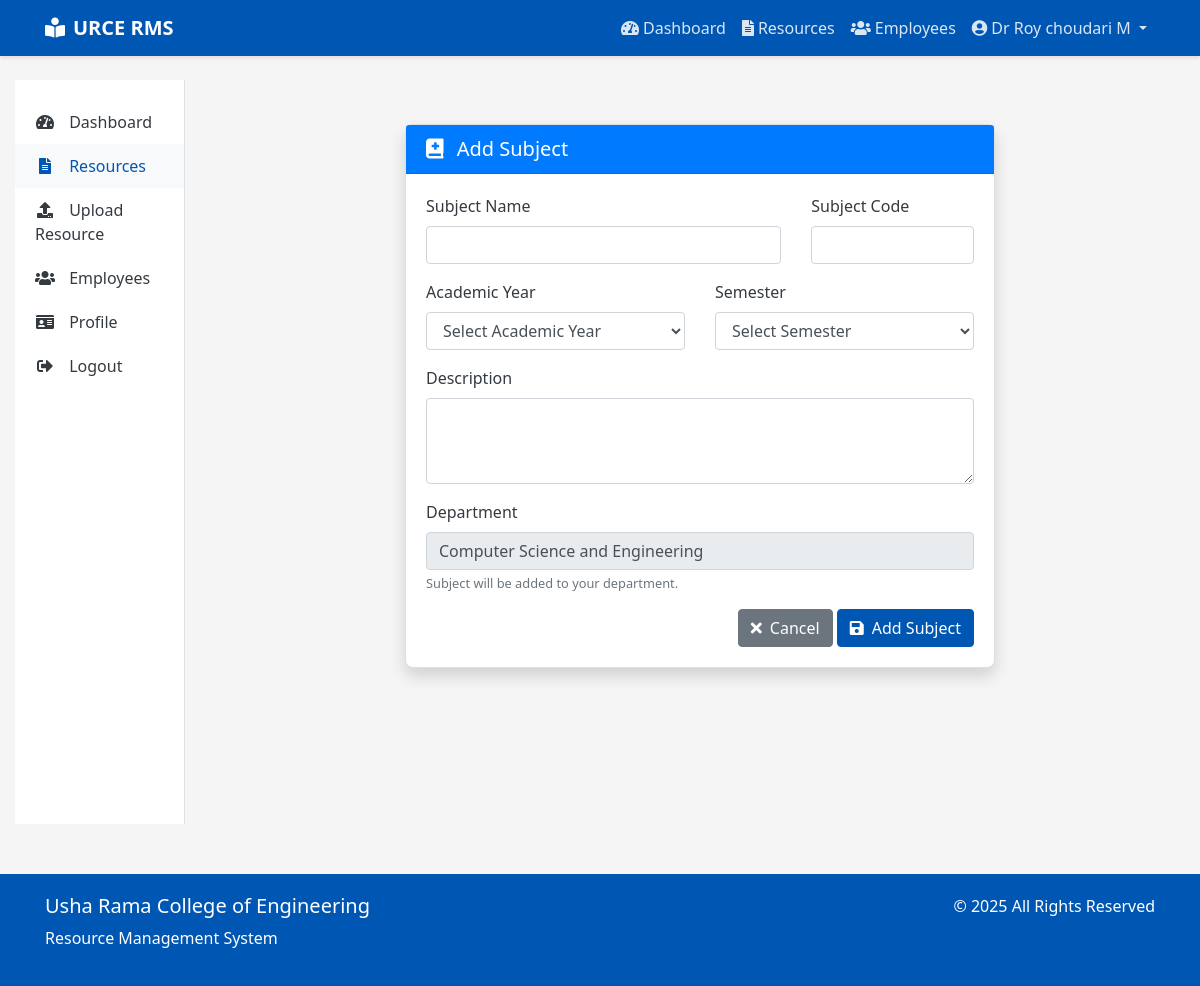
The app's page /resources/subjects/add/ (signed in) with its own data.
### accounts/models.py (models this page shows, shortened)
class User(AbstractUser):
    ROLE_CHOICES = (
        ('STUDENT', 'Student'),
        ('FACULTY', 'Faculty'),
        ('HOD', 'Head of Department'),
        ('PRINCIPAL', 'Principal'),
        ('NON_TEACHING', 'Non-Teaching Staff'),
    )
    username = None
    email = models.EmailField(_('email address'), unique=True)
    id_number = models.CharField(max_length=20, unique=True)
    phone_number = models.CharField(max_length=15, blank=True, null=True)
    department = models.ForeignKey(Department, on_delete=models.SET_NULL, null=True, blank=True)
    role = models.CharField(max_length=20, choices=ROLE_CHOICES, default='STUDENT')
    profile_picture = models.ImageField(upload_to='profile_pics/', blank=True, null=True)
    USERNAME_FIELD = 'email'
    REQUIRED_FIELDS = []
    objects = UserManager()
    @property
    def is_faculty(self):
        return self.role == 'FACULTY'
    @property
    def is_hod(self):
        return self.role == 'HOD'
    @property
    def is_principal(self):
        return self.role == 'PRINCIPAL'

class Department(models.Model):
    name = models.CharField(max_length=100)
    code = models.CharField(max_length=10, unique=True)
    created_at = models.DateTimeField(auto_now_add=True)
    updated_at = models.DateTimeField(auto_now=True)
    def __str__(self):
        return self.name

### resources/views.py (the view, shortened to what this page needs)
# urls.py: path('subjects/add/', views.add_subject, name='add_subject'),
@login_required
def add_subject(request):
    if not request.user.is_hod:
        messages.error(request, "You don't have permission to add subjects.")
        return redirect('dashboard')
    context = {
        'title': 'Add Subject',
        'academic_years': AcademicYear.objects.filter(is_active=True),
        'semesters': Semester.objects.filter(is_active=True)
    }
    return render(request, 'resources/add_subject.html', context)

### templates/resources/add_subject.html (shortened to what this page needs)
{% extends 'base.html' %}
{% load static %}
{% load crispy_forms_tags %}
{% block content %}
<div class="container py-4">
    <div class="row justify-content-center">
        <div class="col-md-8">
            <div class="card shadow">
                <div class="card-header bg-primary text-white">
                    <h5 class="mb-0">
                        <i class="fas fa-book-medical mr-2"></i>
                        Add Subject
                    </h5>
                </div>
                <div class="card-body">
                    <form method="post">
                        <div class="row">
                            <div class="col-md-8 mb-3">
                                <label for="name">Subject Name</label>
                                <input type="text" class="form-control" id="name" name="name" required>
                            </div>
                            <div class="col-md-4 mb-3">
                                <label for="code">Subject Code</label>
                                <input type="text" class="form-control" id="code" name="code" required>
                            </div>
                        </div>
                        <div class="row">
                            <div class="col-md-6 mb-3">
                                <label for="academic_year">Academic Year</label>
                                <select class="form-control" id="academic_year" name="academic_year" required>
                                    <option value="">Select Academic Year</option>
                                </select>
                            </div>
                            <div class="col-md-6 mb-3">
                                <label for="semester">Semester</label>
                                <select class="form-control" id="semester" name="semester" required>
                                    <option value="">Select Semester</option>
                                </select>
                            </div>
                        </div>
                        <div class="mb-3">
                            <label for="description">Description</label>
                            <textarea class="form-control" id="description" name="description" rows="3"></textarea>
                        </div>
                        <div class="mb-3">
                            <label>Department</label>
                            <input type="text" class="form-control" value="{{ request.user.department.name }}" readonly>
                            <small class="form-text text-muted">Subject will be added to your department.</small>
                        </div>
                        <div class="text-right">
                            <a href="{% url 'dashboard' %}" class="btn btn-secondary">
                                <i class="fas fa-times mr-2"></i>Cancel
                            </a>
                            <button type="submit" class="btn btn-primary">
                                <i class="fas fa-save mr-2"></i>Add Subject
                            </button>
                        </div>
                    </form>
                </div>
            </div>
        </div>
    </div>
</div>
{% endblock %}

### templates/base.html (shortened to what this page needs)
<!DOCTYPE html>
<html lang="en">
<head>
    <link rel="stylesheet" href="https://cdn.jsdelivr.net/npm/bootstrap@4.6.0/dist/css/bootstrap.min.css">
    <link rel="stylesheet" href="https://cdnjs.cloudflare.com/ajax/libs/font-awesome/5.15.3/css/all.min.css">
</head>
<body>
    <nav class="navbar navbar-expand-lg navbar-dark">
        <div class="container">
            <a class="navbar-brand" href="{% url 'home' %}">
                <i class="fas fa-book-reader mr-2"></i>URCE RMS
            </a>
            <div class="collapse navbar-collapse" id="navbarNav">
                <ul class="navbar-nav ml-auto">
                    {% if user.is_authenticated %}
                        <li class="nav-item">
                            <a class="nav-link" href="{% url 'dashboard' %}">
                                <i class="fas fa-tachometer-alt mr-1"></i>Dashboard
                            </a>
                        </li>
                        <li class="nav-item">
                            <a class="nav-link" href="{% url 'resource_list' %}">
                                <i class="fas fa-file-alt mr-1"></i>Resources
                            </a>
                        </li>
                        {% if user.is_principal or user.is_hod %}
                        <li class="nav-item">
                            <a class="nav-link" href="{% url 'employee_list' %}">
                                <i class="fas fa-users mr-1"></i>Employees
                            </a>
                        </li>
                        {% endif %}
                        <li class="nav-item dropdown">
                            <a class="nav-link dropdown-toggle" href="#" id="userDropdown" role="button" data-toggle="dropdown" aria-haspopup="true" aria-expanded="false">
                                <i class="fas fa-user-circle mr-1"></i>{{ user.get_full_name|default:user.email }}
                            </a>
                        </li>
                    {% endif %}
                </ul>
            </div>
        </div>
    </nav>
    <div class="container-fluid mt-4">
        <div class="row">
            {% if user.is_authenticated and not hide_sidebar %}
                <div class="col-md-3 col-lg-2 d-none d-md-block">
                    <div class="sidebar">
                        <a href="{% url 'dashboard' %}" class="sidebar-link {% if request.path == '/dashboard/' %}active{% endif %}">
                            <i class="fas fa-tachometer-alt"></i> Dashboard
                        </a>
                        <a href="{% url 'resource_list' %}" class="sidebar-link {% if '/resources/' in request.path %}active{% endif %}">
                            <i class="fas fa-file-alt"></i> Resources
                        </a>
                        {% if user.is_faculty or user.is_hod or user.is_principal %}
                        <a href="{% url 'upload_resource' %}" class="sidebar-link {% if request.path == '/resources/upload/' %}active{% endif %}">
                            <i class="fas fa-upload"></i> Upload Resource
                        </a>
                        {% endif %}
                        {% if user.is_principal or user.is_hod %}
                        <a href="{% url 'employee_list' %}" class="sidebar-link {% if '/accounts/employees/' in request.path %}active{% endif %}">
                            <i class="fas fa-users"></i> Employees
                        </a>
                        {% endif %}
                        <a href="{% url 'profile' %}" class="sidebar-link {% if request.path == '/accounts/profile/' %}active{% endif %}">
                            <i class="fas fa-id-card"></i> Profile
                        </a>
                        <a href="{% url 'logout' %}" class="sidebar-link">
                            <i class="fas fa-sign-out-alt"></i> Logout
                        </a>
                    </div>
                </div>
                <div class="col-md-9 col-lg-10">
            {% else %}
                <div class="col-12">
            {% endif %}
                <div class="content">
                    {% block content %}{% endblock %}
                </div>
            </div>
        </div>
    </div>
    <footer class="footer">
        <div class="container">
            <div class="row">
                <div class="col-md-6">
                    <h5>Usha Rama College of Engineering</h5>
                    <p>Resource Management System</p>
                </div>
                <div class="col-md-6 text-md-right">
                    <p>&copy; {% now "Y" %} All Rights Reserved</p>
                </div>
            </div>
        </div>
    </footer>
</body>
</html>

### templates/base.html (style rules this page uses)
:root { --primary-color: #0056b3; --secondary-color: #28a745; --accent-color: #ffc107; --text-color: #343a40; --light-bg: #f8f9fa; }
body { font-family: 'Segoe UI', Tahoma, Geneva, Verdana, sans-serif; color: var(--text-color); background-color: #f5f5f5; }
.navbar { background-color: var(--primary-color); box-shadow: 0 2px 4px rgba(0, 0, 0, 0.1); }
.navbar-brand { font-weight: bold; color: white !important; }
.nav-link { color: rgba(255, 255, 255, 0.85) !important; transition: color 0.3s; }
.btn-primary { background-color: var(--primary-color); border-color: var(--primary-color); }
.card { border-radius: 8px; box-shadow: 0 4px 6px rgba(0, 0, 0, 0.1); transition: transform 0.3s, box-shadow 0.3s; }
.footer { background-color: var(--primary-color); color: white; padding: 20px 0; margin-top: 50px; }
.sidebar { background-color: white; border-right: 1px solid #dee2e6; height: 100%; min-height: calc(100vh - 56px); padding: 20px 0; }
.sidebar-link { display: block; padding: 10px 20px; color: var(--text-color); transition: background-color 0.3s, color 0.3s; text-decoration: none; }
.sidebar-link:hover, .sidebar-link.active { background-color: var(--light-bg); color: var(--primary-color); text-decoration: none; }
.sidebar-link i { margin-right: 10px; width: 20px; text-align: center; }
.content { padding: 20px; }
.fade-in { animation: fadeIn 0.5s ease-in; }

### records on screen
User: get_full_name "Dr Roy choudari M", user.department.name "Computer Science and Engineering"
